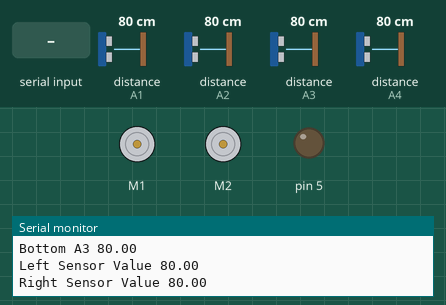
Recording of a sketch running on a simulated Arduino Uno, built with avr-gcc and run on an emulated ATmega328P. On the bench: 2 × DC motor (green arrow = forward, orange = backward, longer = faster), output pins drawn as LEDs (lit = HIGH), the last lines printed to the serial monitor. The inputs (shaded band) are chosen by the test bench; at power-on: distance to the obstacle (sensors on A1, A2, A3, A4) 80 cm.

Above: at 1.2 s.
1.3 s: "B" received over Serial
At 3.2 s:
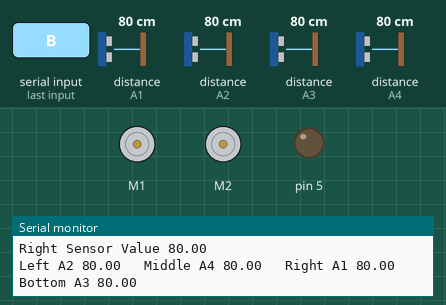
4.3 s: distance to the obstacle (sensor on A1) set to 14 cm
7.3 s: distance to the obstacle (sensor on A1) set to 10 cm
At 8.4 s:
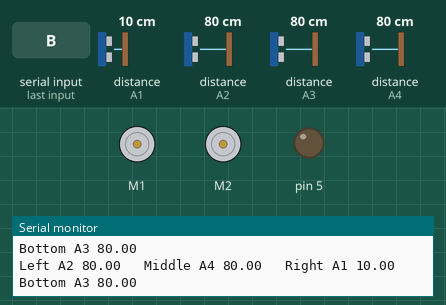
8.8 s: distance to the obstacle (sensor on A1) set to 18 cm
At 10.6 s:
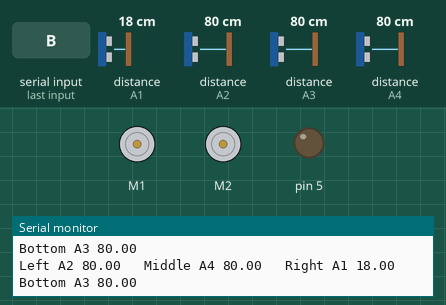
11.8 s: distance to the obstacle (sensor on A1) set to 2 cm
At 11.85 s:
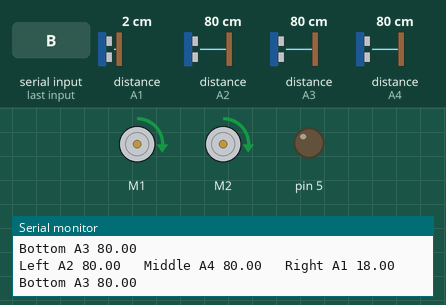
Timing chart, 0 to 14.3 s (numbered marks = the images above; inputs shaded):
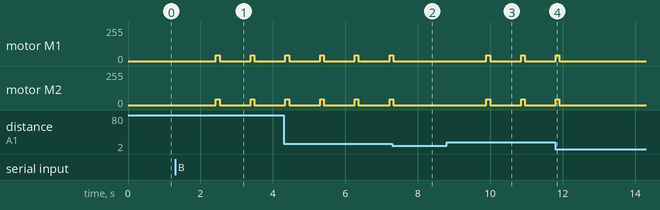

The sketch:

ReadingSensors.ino
```cpp
#include "DualVNH5019MotorShield.h"
#include <SharpIR.h>

DualVNH5019MotorShield md;

#define sRight A1
#define sLeft A2
#define sBottom A3
#define sMiddle A4

double sensorSR [10];
double sensorSL [10];
double sensorSB [10];
double sensorSM [10];

SharpIR sR (sRight , 1080);
SharpIR sL (sLeft , 1080);
SharpIR sB (sBottom , 1080);
SharpIR sM (sMiddle , 1080);

double leftSensorValue, rightSensorValue;

/*********************************** SET UP ***************************************/
void setup()
{
  Serial.begin(115200);
  Serial.println("Dual VNH5019 Motor Shield");
  md.init();
  pinMode(0, OUTPUT);
  analogWrite(0, 0);
  pinMode(5, OUTPUT);
  analogWrite(5, 0);
}
/**********************************************************************************/


int abc;
/***************************** Loop ***********************************************/
void loop()
{
  readingSensors();
  Serial.print("Left Sensor Value ");
  Serial.print(leftSensorValue);
  Serial.println("");
  Serial.print("Right Sensor Value ");
  Serial.print(rightSensorValue);
  Serial.println("");

  abc = Serial.read();
  if (abc == 'A')
  {
    while(leftSensorValue != rightSensorValue)
    {
    readingSensors();
    autoalign(leftSensorValue, rightSensorValue);
    delay(100);
    }
  }
  else if (abc == 'B')
  {
    while((leftSensorValue != 12) && (rightSensorValue != 12))
    {
      readingSensors();
      autofront(leftSensorValue, rightSensorValue);
      delay(50);
    }
  }
  else if (abc == 'C')
  {
    while((leftSensorValue != 12) && (rightSensorValue != 12))
    {
      readingSensors();
      autoback(leftSensorValue, rightSensorValue);
      delay(50);
    }
  }

}
/**********************************************************************************/


// Reading All Sensors
/**********************************************************************************/
void readingSensors()
{
  for (int i = 10; i > 0; i--)
  {
    sensorSR[10 - i] = sR.distance();
    sensorSL[10 - i] = sL.distance();
    sensorSB[10 - i] = sB.distance();
    sensorSM[10 - i] = sM.distance();
  }

  insertionSort(sensorSR);
  insertionSort(sensorSL);
  insertionSort(sensorSB);
  insertionSort(sensorSM);

  Serial.print("Left A2 ");
  Serial.print(sensorSL[5]);
  leftSensorValue = sensorSL[5];
  Serial.print("   ");
  Serial.print("Middle A4 ");
  Serial.print(sensorSM[5]);
  Serial.print("   ");
  Serial.print("Right A1 ");
  Serial.print(sensorSR[5]);
  rightSensorValue = sensorSR[5];
  Serial.println("   ");
  Serial.print("Bottom A3 ");
  Serial.println(sensorSB[5]);
}
/**********************************************************************************/


// Insertion Sort <Get Median Value>
/**********************************************************************************/
void insertionSort(double readings[])
{
  double temp;

  int d;
  for (int i = 1 ; i <= 9; i++)
  {
    d = i;
    while (d > 0 && readings[d] < readings[d - 1])
    {
      temp = readings[d];
      readings[d] = readings [d - 1];
      readings[d - 1] = temp;
      d--;
    }
  }
}
/**********************************************************************************/


// Auto Alignment <make robot straight>
/**********************************************************************************/
void autoalign(int left, int right)
{
  if ((left - right) < 0)
  {
    md.setSpeeds (-70 , 70);
    delay (100);
    md.setBrakes(400,400);
  }
  else if ((left - right) > 0)
  {
    md.setSpeeds (70 , -70);
    delay (100);
    md.setBrakes(400,400);
  }

}
/**********************************************************************************/


// Auto Front <make robot move front a bit>
/**********************************************************************************/
void autofront(int left, int right)
{
  if ((left > 12) && (right > 12))
  {
    md.setSpeeds (70 , 70);
    delay (100);
    md.setBrakes(400,400);
  }
}
/**********************************************************************************/


// Auto Back <make robot move back a bit>
/**********************************************************************************/
void autoback(int left, int right)
{
  if ((left < 12) && (right < 12))
  {
    md.setSpeeds (-70 , -70);
    delay (100);
    md.setBrakes(400,400);
  }
}
/**********************************************************************************/
```

Measured:
- the behaviour switches between 13 and 12 cm on distance to the obstacle (sensor on A1) (found by bisection; images 1 and 2)
- after the input at 1.3 s, motor M1, motor M2: alternates forward 44/255 for 0.10 s and stopped for 0.86 s, starting after 1.1 s
- after the input at 7.3 s, motor M1, motor M2: goes on until 7.3 s, then stays stopped
- after the input at 8.8 s, motor M1, motor M2: alternates forward 44/255 for 0.10 s and stopped for 0.86 s, starting after 1.1 s
- after the input at 11.8 s, motor M1, motor M2: goes on until 11.9 s, then stays stopped
